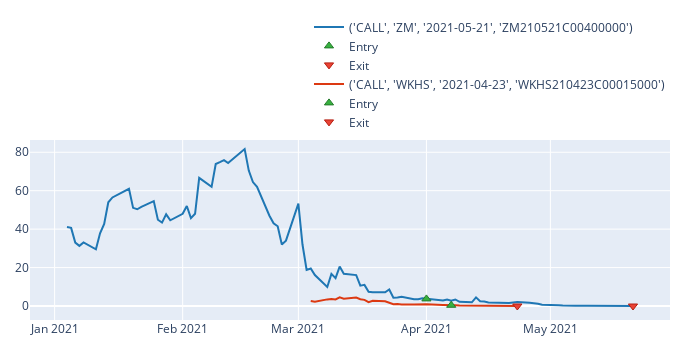

The cell this chart's notebook holds for it:
### Markdown cell above
### Show trades

This is excellent! Potentially figure out how to add this to a dashboard with a selector. 

Inspiration also here: https://nbviewer.jupyter.org/github/polakowo/vectorbt/blob/master/examples/PortfolioOptimization.ipynb Looks like there could be a much better way of indexing these.


### Dashboard inspiration
Probably will need to create a dashboard using dash components: https://github.com/facultyai/dash-bootstrap-components like this: https://github.com/polakowo/vectorbt/tree/master/apps/candlestick-patterns.

Example here: https://candlestick-patterns.herokuapp.com/

### Code cell
contract_symbol = df_tmp.columns[-1]
fig = df_tmp[contract_symbol].dropna().vbt.plot(trace_kwargs=dict(name=f'{contract_symbol}'))
fig = entry_df.loc[df_tmp[contract_symbol].dropna().index,contract_symbol].vbt.signals.plot_as_entry_markers(df_tmp[contract_symbol].dropna(), fig=fig)
fig = exit_df.loc[df_tmp[contract_symbol].dropna().index,contract_symbol].vbt.signals.plot_as_exit_markers(df_tmp[contract_symbol].dropna(), fig=fig)

contract_symbol = df_tmp.columns[-21]
fig = df_tmp[contract_symbol].dropna().vbt.plot(trace_kwargs=dict(name=f'{contract_symbol}'), fig=fig)
fig = entry_df.loc[df_tmp[contract_symbol].dropna().index,contract_symbol].vbt.signals.plot_as_entry_markers(df_tmp[contract_symbol].dropna(), fig=fig)
fig = exit_df.loc[df_tmp[contract_symbol].dropna().index,contract_symbol].vbt.signals.plot_as_exit_markers(df_tmp[contract_symbol].dropna(), fig=fig)

fig.show()
